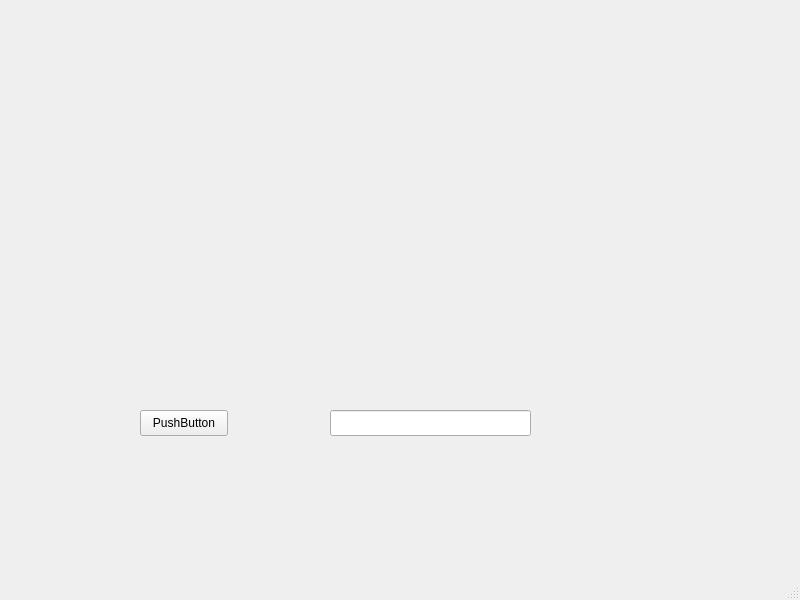
<?xml version="1.0" encoding="UTF-8"?>
<ui version="4.0">
 <class>MainWindow</class>
 <widget class="QMainWindow" name="MainWindow">
  <property name="geometry">
   <rect>
    <x>0</x>
    <y>0</y>
    <width>800</width>
    <height>600</height>
   </rect>
  </property>
  <property name="windowTitle">
   <string>MainWindow</string>
  </property>
  <widget class="QWidget" name="centralwidget">
   <widget class="QCustomPlot" name="customPlot" native="true">
    <property name="geometry">
     <rect>
      <x>70</x>
      <y>40</y>
      <width>641</width>
      <height>301</height>
     </rect>
    </property>
   </widget>
   <widget class="QPushButton" name="pushButton">
    <property name="geometry">
     <rect>
      <x>140</x>
      <y>410</y>
      <width>88</width>
      <height>26</height>
     </rect>
    </property>
    <property name="text">
     <string>PushButton</string>
    </property>
    <property name="checkable">
     <bool>false</bool>
    </property>
    <property name="autoRepeat">
     <bool>false</bool>
    </property>
    <property name="flat">
     <bool>false</bool>
    </property>
   </widget>
   <widget class="QLineEdit" name="lineEdit">
    <property name="geometry">
     <rect>
      <x>330</x>
      <y>410</y>
      <width>201</width>
      <height>26</height>
     </rect>
    </property>
   </widget>
  </widget>
  <widget class="QMenuBar" name="menubar">
   <property name="geometry">
    <rect>
     <x>0</x>
     <y>0</y>
     <width>800</width>
     <height>23</height>
    </rect>
   </property>
  </widget>
  <widget class="QStatusBar" name="statusbar"/>
 </widget>
 <customwidgets>
  <customwidget>
   <class>QCustomPlot</class>
   <extends>QWidget</extends>
   <header>qcustomplot.h</header>
   <container>1</container>
  </customwidget>
 </customwidgets>
 <resources/>
 <connections/>
</ui>
